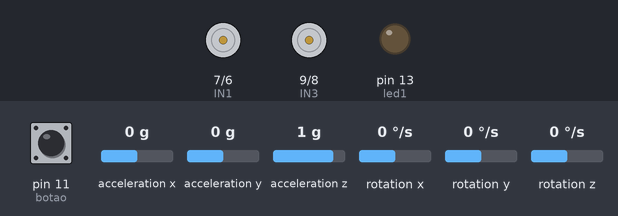
Recording of a sketch running on a simulated Arduino Uno, built with avr-gcc and run on an emulated ATmega328P. Parts: motor-driver pin pairs drawn as motors (green arrow = first pin HIGH = forward, orange = second pin HIGH = backward, longer = more drive, scaled by the enable pin), output pins drawn as LEDs (lit = HIGH). The inputs (shaded band) are chosen by the test bench; at power-on: acceleration x 0 g, rotation y 0 °/s, pin 11 (botao) HIGH, acceleration y 0 g, acceleration z 1 g, rotation x 0 °/s, rotation z 0 °/s.

Above: at 2.7 s.
2.8 s: acceleration x set to -1.4 g
At 3.9 s:
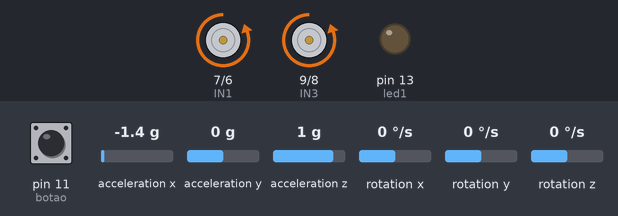
4.3 s: rotation y set to -192 °/s
At 5.2 s:
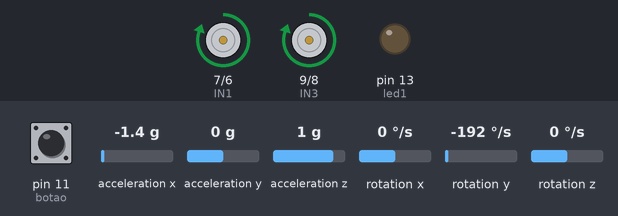
6.3 s: rotation y set to 100 °/s
At 7.7 s:
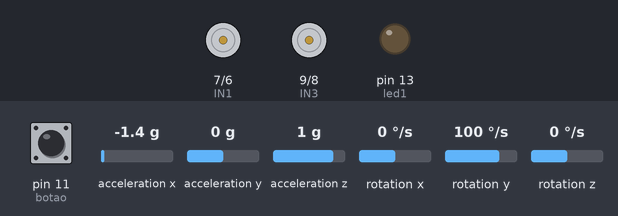
Timing chart, 0 to 9.3 s (numbered marks = the images above; inputs shaded):
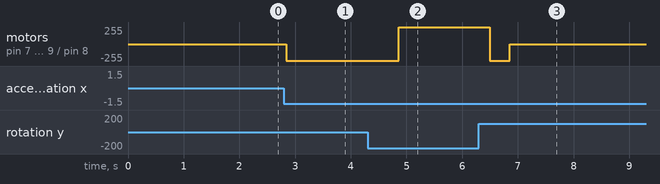

Measured:
- after the input at 2.8 s, motor on pin 7 (IN1) / pin 6 (IN2), motor on pin 9 (IN3) / pin 8 (IN4): stopped → backward 254/255 at once
- after the input at 4.3 s, motor on pin 7 (IN1) / pin 6 (IN2), motor on pin 9 (IN3) / pin 8 (IN4): backward 254/255 → forward 254/255 after 0.56 s
- after the input at 6.3 s, motor on pin 7 (IN1) / pin 6 (IN2), motor on pin 9 (IN3) / pin 8 (IN4): forward 254/255 → backward 254/255 after 0.20 s, → stopped 0.36 s later

The sketch:

Segway-v1_33.ino
```cpp
// Martini V1.1

#include "I2Cdev.h"
#include "MPU6050.h"
#include "Wire.h"
// Interface ###########################
int led1 = 13;
int Hazard, last_Hazard;
int i=1;
int botao = 11;
int timer = 1;

// MPU-6050 ###########################
MPU6050 accelgyro;
int16_t ax, ay, az, gx, gy, gz;
double CALIBRATE_ary, CALIBRATE_gsy, CALIBRATE2_ary, CALIBRATE2_gsy;
double timeStep, time, timePrev;
double ary, gry, gsy, ry;
double ary_accumulate;
double gyroScale = 131;
double correction = 0.03;
double decay = 0.0025;

// L298N ###########################
int INPWM1 = 5;
int IN1 = 7;
int IN2 = 6;
int IN3 = 9;
int IN4 = 8;
int INPWM2 = 10;
double MotorLevel = 60;
double MotorLimit;  //Limites do motor para que os dois motores
                    //funcionem direitinho pq sao diferentes
double charge;  //Mostra o valor do PID que está sendo aplicado

// Control-PID phi & theta ###########################
double setPoint; //Phi em que deve se fixar (é impreciso)
double bestSetPoint; //Phi de posição calibrado de referencia
double erro; //Phi atual - Phi referencia
double erro2; //Theta atual - theta referencia
double alfa;


double bateria = 1; // 0.9 bateria cheia, 1.0 bateria metade, 1.2 bateria acabando
// high battery = 25.2/2.5/5.5 legacy
// high battery = 50.2/3.5/30.5 (6.56 V)
// low battery =  50/1.4/60

double KP_phi = 25.2,
       KI_phi = 2.5,
       KD_phi = 8.5;//5.5

//double KP_phi = 50.2, estava usando esse
//       KI_phi = 1.5,
//       KD_phi = 30.5;

//double KP_phi = 50,
//       KI_phi = 1.4,
//       KD_phi = 60;

//high battery = 0.2/0.1/0.005 (6.56V)
//low battery = 0.002/0.05/0.1


double bateria2 = 1;
double KP_pos =0.18,// 0.2, //  *0.002,
       KI_pos =0.10,// 0.10,//   *0.05,
       KD_pos =0.105;// 0.085;//    *0.1;

double refPosicao = 0;
double ligaPosicao = 0.5;
double P_phi,I_phi,D_phi, PID_phi;
double P_pos,I_pos,D_pos, PID_pos;
double PIDs, PID_accumulate, PID_accumulate2, PID_accumulate_alt, PID_accumulate_last, PID_accumulate_last2;
double Filter_ary, last_ary, last_gsy, Delta, Filter_Delta, last_Delta;

double LastPIDs; //Armazena sinal PID anterior
double veloci; //Integra PIDs para achar velocidade
double Lastveloci; //Armazena velocidade anterior
double positi; //Integra VELOCI para achar posição aproximada


void setup() {
  // put your setup code here, to run once:
Serial.begin(9600);
Wire.begin();
accelgyro.initialize();
pinMode(botao, INPUT);
pinMode(led1, OUTPUT);
pinMode(IN1, OUTPUT);
pinMode(IN2, OUTPUT);
pinMode(IN3, OUTPUT);
pinMode(IN4, OUTPUT);

for (i=1;i<11;i++) {
accelgyro.getMotion6(&ax, &ay, &az, &gx, &gy, &gz);
gsy = gy/gyroScale;
CALIBRATE_ary = -(180/3.141592) * atan(ax / sqrt(square(ay) + square(az)));
CALIBRATE2_ary = CALIBRATE2_ary + CALIBRATE_ary;
CALIBRATE_gsy = gsy;
CALIBRATE2_gsy = CALIBRATE2_gsy + CALIBRATE_gsy;
}
CALIBRATE2_ary = CALIBRATE2_ary/10;
CALIBRATE2_gsy = CALIBRATE2_gsy/10;

while (digitalRead(botao) == LOW) {
  digitalWrite(led1, HIGH);
  delay(100);
}
digitalWrite(led1, LOW);
delay(1500);
}

void loop() {
  // put your main code here, to run repeatedly:

// set up time for integration
timePrev = time;
time = millis();
timeStep = (time - timePrev) / 1000; // time-step in s
accelgyro.getMotion6(&ax, &ay, &az, &gx, &gy, &gz);

ary = -(180/3.141592) * atan(ax / sqrt(square(ay) + square(az))) - CALIBRATE2_ary;
gsy = gy/gyroScale - CALIBRATE2_gsy;

if (abs(ary)>0.27){
  gry = gry + (timeStep) * (gsy) + ((ary-gry)/100);
} else {
  gry = gry * 0.9;
}

Filter_ary = gry;

Delta = Filter_ary - last_ary;
Filter_Delta = Delta;

// PID Phi ###########################
erro = Filter_ary - setPoint;

P_phi = erro * KP_phi;
I_phi += erro * KI_phi;
D_phi = (Filter_Delta) * KD_phi;

PID_phi = P_phi + I_phi + D_phi;

// PID Posicao ###########################
erro2 = positi - refPosicao;

P_pos = erro2 * KP_pos;
I_pos += erro2 * KI_pos;
if(I_pos>400){I_pos = 395;} else if (I_pos<-400){I_pos = -395;}

D_pos = (PID_accumulate - PID_accumulate_last2) * KD_pos;

PID_pos = P_pos + I_pos + D_pos;
//PID = PID_phi + PID_theta;

//if (PID_pos<0){
//  PID_pos = 1.2*PID_pos;
//}

PIDs = 1.0*((1.2)*PID_phi + (0.6)*PID_pos);

MotorLimit = 254-MotorLevel;
if (PIDs > 1 && Hazard <60){
  digitalWrite(IN1, LOW);
  digitalWrite(IN2, HIGH);
  digitalWrite(IN3, LOW);
  digitalWrite(IN4, HIGH);
  if (PIDs > MotorLimit){PIDs = MotorLimit;}
  charge = PIDs + MotorLevel;
  analogWrite(INPWM1, charge);
  analogWrite(INPWM2, charge);

} else if (PIDs < -1 && Hazard <60){
  digitalWrite(IN1, HIGH);
  digitalWrite(IN2, LOW);
  digitalWrite(IN3, HIGH);
  digitalWrite(IN4, LOW);
  if (-PIDs > MotorLimit){PIDs = -MotorLimit;}
  charge = -PIDs + MotorLevel;
  analogWrite(INPWM1, charge);
  analogWrite(INPWM2, charge);
  charge = -charge;

  } else {
  digitalWrite(IN1, LOW);
  digitalWrite(IN2, LOW);
  digitalWrite(IN3, LOW);
  digitalWrite(IN4, LOW);
  analogWrite(INPWM1, 0);
  analogWrite(INPWM2, 0);
  }

if (abs(Filter_ary)>=last_Hazard){
  Hazard = abs(Filter_ary);
}
last_Hazard = Hazard;

if (I_phi>400){
  I_phi=395;
} else if (I_phi<-400){
  I_phi=-395;
}
if (I_pos>200){
  I_pos=195;
} else if (I_pos<-200){
  I_pos=-195;
}

//if (P_pos>400){
//  P_pos=395;
//} else if (P_pos<-400){
//  P_pos=-395;
//}

  // LIMITES DE PID EVITAM OVERSHOOT


if (PID_accumulate>4000){
  PID_accumulate=3950;
} else if (PID_accumulate<-4000){
  PID_accumulate=-3950;
}

if (PID_accumulate2>8000){
  PID_accumulate2=0;
  setPoint += correction;
  correction += -decay;
} else if (PID_accumulate2<-8000){
  PID_accumulate2=0;
  setPoint += -correction;
  correction += -decay;
}

last_ary = Filter_ary;
last_gsy = gsy;
last_Delta = Filter_Delta;

timer += 1;


veloci = (PIDs+LastPIDs)*0.5*timeStep;
positi = (veloci+Lastveloci)*0.5*timeStep *550;
PID_accumulate_last2 = PID_accumulate;

PID_accumulate += PIDs;


PID_accumulate2 += PIDs;

//PID_accumulate_alt += PID;
PID_accumulate_alt += abs(PIDs);

LastPIDs = PIDs;
Lastveloci = veloci;

//Serial.println(val);
//Serial.print(P);
//Serial.print(",");


//Serial.print(P_phi);
//Serial.print(",");
//Serial.print(I_phi);
//Serial.print(",");
//Serial.print(D_phi);
//Serial.print(",");
//Serial.print(PID_phi);
//Serial.print(",");
//Serial.println(PIDs);
//
//Serial.println(P_pos);
//Serial.print(",");
//Serial.print(I_pos);
//Serial.print(",");
//Serial.print(D_pos);
//Serial.print(",");
//Serial.print(PID_pos);
//Serial.print(",");
//Serial.println(PID_pos);

//Serial.println(PID_pos);
//Serial.print(",");
//Serial.println(PID_phi);

//Serial.print(PID_pos);
//Serial.print(",");
//Serial.print(PID_phi);
//Serial.print(",");
//Serial.println(PID_accumulate_alt);

//Serial.print(ax);
//Serial.print(",");
//Serial.print(ay);

//Serial.print(",");
//Serial.println(az);

//Serial.print(Filter_ary);
//Serial.print(",");
//Serial.println(ary);


//Serial.print(CALIBRATE2_ary);
//Serial.print(",");
//Serial.print(PIDs);
//Serial.print(",");
//Serial.println(timeStep);

//Serial.print(bestSetPoint);
//Serial.print(",");
//Serial.println(setPoint);

//Serial.println(charge);
}
```
